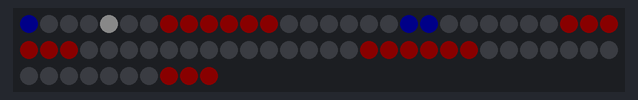
This sketch was run on a simulated Arduino Mega 2560, built with avr-gcc and run on an emulated ATmega2560. On the bench: 70 RGB LEDs in strip order, left to right, continuing on the next row. Dim RGB values are drawn brighter than linear; random numbers use the default seed unless the sketch sets one.

Above: at 0.35 s.
At 8.8 s:
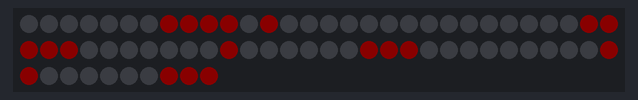
At 38.06 s:
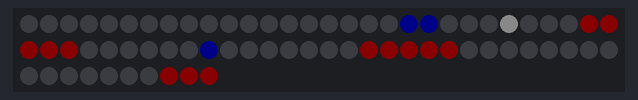
At 39.9 s:
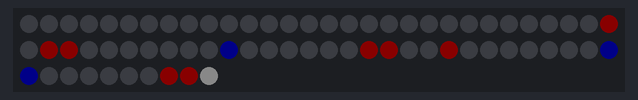

The sketch:

SelfBrick.ino
```cpp
// (licence header left out)
#include <FastLED.h>

// LED matrix settings
#define NUM_LEDS 70
#define DATA_PIN 22
#define BRIGHTNESS 10

CRGB leds[NUM_LEDS];

// Button pin for reset (other buttons are not used in auto-play)
#define RESET_BUTTON 6

// Matrix Layout (mapping from [row][column] to LED index)
int matrix[10][7] = {
  {69, 50, 49, 30, 29, 10, 9},
  {68, 51, 48, 31, 28, 11, 8},
  {67, 52, 47, 32, 27, 12, 7},
  {66, 53, 46, 33, 26, 13, 6},
  {65, 54, 45, 34, 25, 14, 5},
  {64, 55, 44, 35, 24, 15, 4},
  {63, 56, 43, 36, 23, 16, 3},
  {62, 57, 42, 37, 22, 17, 2},
  {61, 58, 41, 38, 21, 18, 1},
  {60, 59, 40, 39, 20, 19, 0}
};

// Define brick colors and global brick color variables.
CRGB brickColors[3] = {CRGB::Red, CRGB::Green, CRGB::Purple};
uint8_t currentBrickColorIndex = 0;
CRGB currentBrickColor = brickColors[currentBrickColorIndex];

// Game properties
struct Ball {
  int x, y;
  int dx, dy; // Direction of the ball
};

struct Paddle {
  int x, y; // Paddle position
};

Paddle paddle;
Ball ball;
bool bricks[3][7]; // True if a brick is present (only the top 3 rows)
bool gameOver;

// Speed settings
unsigned long gameSpeed = 100;      // Game speed in milliseconds
unsigned long lastUpdateTime = 0;   // Last time the game was updated

// -----------------------
// Function Prototypes
// -----------------------
void initializeGame();
void moveBall();
void drawBricks();
void drawBall();
void drawPaddle();
void drawPaddleLoss();

// -----------------------
// Setup
// -----------------------
void setup() {
  FastLED.addLeds<NEOPIXEL, DATA_PIN>(leds, NUM_LEDS);
  FastLED.setBrightness(BRIGHTNESS);

  randomSeed(analogRead(0));
  initializeGame();
}

// -----------------------
// Main Loop
// -----------------------
void loop() {
  unsigned long currentMillis = millis();

  // Allow manual reset with the RESET button if desired.
  if (gameOver && digitalRead(RESET_BUTTON) == HIGH) {
    initializeGame();
    return;
  }

  // --- Auto-play: Paddle automatically tracks the ball with a random offset ---
  // Paddle width is 3; ideally, paddle.x should be ball.x - 1.
  // Add a random offset (-1, 0, or +1) so the paddle doesn't always center perfectly.
  int randomOffset = random(-1, 2); // Returns -1, 0, or 1
  int targetPaddleX = ball.x - 1 + randomOffset;
  // Clamp targetPaddleX to valid range [0, 4] (max starting index is 7 - paddle width 3)
  if (targetPaddleX < 0) {
    targetPaddleX = 0;
  } else if (targetPaddleX > 4) {
    targetPaddleX = 4;
  }
  paddle.x = targetPaddleX;
  // -------------------------------------------------------------------------

  // Update game state only if enough time has passed.
  if (currentMillis - lastUpdateTime >= gameSpeed) {
    moveBall();
    lastUpdateTime = currentMillis;

    // Update LED display
    FastLED.clear();
    drawBricks();
    drawPaddle();
    drawBall();
    FastLED.show();
  }
}

// -----------------------
// Initialize or Reset the Game
// -----------------------
void initializeGame() {
  // Initialize paddle (bottom row at index 9)
  paddle.x = 3;  // Start in the middle
  paddle.y = 9;

  // Initialize ball: positioned above the paddle
  ball.x = 3;
  ball.y = 8;
  ball.dx = 1;  // Start moving to the right
  ball.dy = -1; // Start moving upward
  gameOver = false;

  // (Re)Initialize bricks: fill the top 3 rows with bricks.
  for (int i = 0; i < 3; i++) {
    for (int j = 0; j < 7; j++) {
      bricks[i][j] = true;
    }
  }
}

// -----------------------
// Move the Ball and Check for Collisions
// -----------------------
void moveBall() {
  // Update ball position
  ball.x += ball.dx;
  ball.y += ball.dy;

  // Check for wall collisions (left/right)
  if (ball.x < 0 || ball.x >= 7) {
    ball.dx = -ball.dx;
    ball.x = constrain(ball.x, 0, 6);
  }
  // Check for top wall collision
  if (ball.y < 0) {
    ball.dy = -ball.dy;
    ball.y = 0;
  }

  // Check for paddle collision
  if (ball.y == paddle.y && ball.x >= paddle.x && ball.x < paddle.x + 3) {
    ball.dy = -ball.dy;
    // Adjust horizontal direction based on where it hits the paddle
    int hitPos = ball.x - paddle.x; // 0=left, 1=center, 2=right
    if (hitPos == 0) {
      ball.dx = -1;
    } else if (hitPos == 2) {
      ball.dx = 1;
    } else {
      ball.dx = 0;
    }
    ball.y = paddle.y - 1; // Position ball above the paddle
  }

  // Check for brick collision (only in top 3 rows)
  if (ball.y < 3 && bricks[ball.y][ball.x]) {
    bricks[ball.y][ball.x] = false;
    ball.dy = -ball.dy;
    // Adjust ball position slightly to avoid sticking.
    if (ball.dy < 0) {
      ball.y--;
    } else {
      ball.y++;
    }
    ball.y = max(ball.y, 0);
  }

  // --- Check for Win Condition ---
  // If all bricks are removed, rotate the brick color and reset the game.
  bool allCleared = true;
  for (int i = 0; i < 3; i++) {
    for (int j = 0; j < 7; j++) {
      if (bricks[i][j]) {
        allCleared = false;
        break;
      }
    }
    if (!allCleared) break;
  }
  if (allCleared) {
    currentBrickColorIndex = (currentBrickColorIndex + 1) % 3;
    currentBrickColor = brickColors[currentBrickColorIndex];
    initializeGame();
    return;
  }

  // --- Check for Loss Condition ---
  // If the ball falls below the paddle, show a loss state.
  if (ball.y >= 10) {
    gameOver = true;
    FastLED.clear();
    drawBricks();
    drawBall();
    // Draw the paddle in RED to indicate a loss.
    drawPaddleLoss();
    FastLED.show();
    delay(2000);  // Pause for 2 seconds for the observer.
    initializeGame();
    return;
  }
}

// -----------------------
// Draw the Bricks on the LED Matrix using the current brick color
// -----------------------
void drawBricks() {
  for (int i = 0; i < 3; i++) {  // Only top 3 rows have bricks.
    for (int j = 0; j < 7; j++) {
      if (bricks[i][j]) {
        leds[matrix[i][j]] = currentBrickColor;
      }
    }
  }
}

// -----------------------
// Draw the Ball on the LED Matrix
// -----------------------
void drawBall() {
  if (ball.y < 10 && ball.x < 7) {
    leds[matrix[ball.y][ball.x]] = CRGB::White;
  }
}

// -----------------------
// Draw the Paddle in BLUE (Normal State)
// -----------------------
void drawPaddle() {
  for (int i = 0; i < 3; i++) {
    if (paddle.x + i < 7) {
      leds[matrix[paddle.y][paddle.x + i]] = CRGB::Blue;
    }
  }
}

// -----------------------
// Draw the Paddle in RED (Loss State)
// -----------------------
void drawPaddleLoss() {
  for (int i = 0; i < 3; i++) {
    if (paddle.x + i < 7) {
      leds[matrix[paddle.y][paddle.x + i]] = CRGB::Red;
    }
  }
}
```

Measured:
- what the display in image 1 shows lasts 2.0 s, from 8.7 s to 10.7 s
